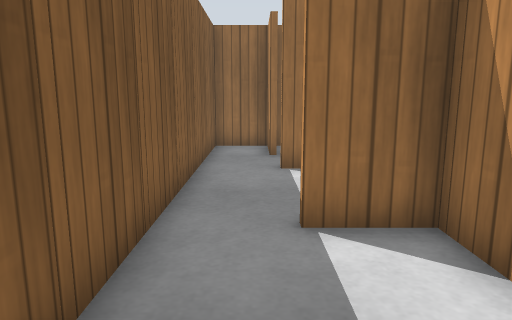
view 1 (above)

24 first-person views from a walk through a world built for the Gazebo simulator. The camera is 0.86 m above the floor, tilts 10° down and sees 70° across. The floor is counted in squares, 0.5 m on a side. Each view is taken from the middle of a square. On the plan, view 1 faces up. The plan holds only what a view shows up to about 17 squares ahead; the rest is blank. Simple patterns stand in for the simulator's built-in surfaces.

view 2
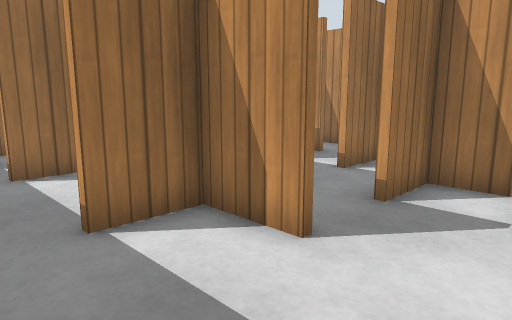

view 3
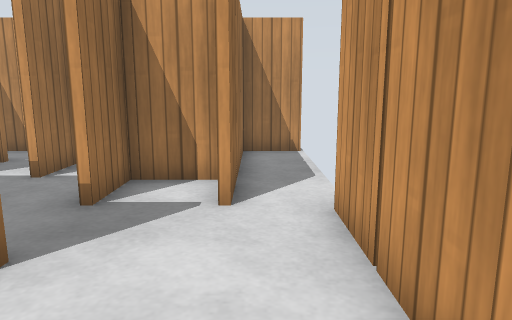

view 4
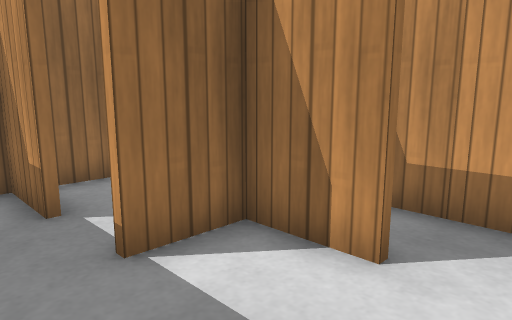

view 5
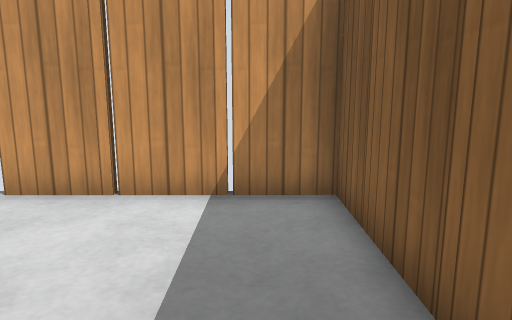

view 6
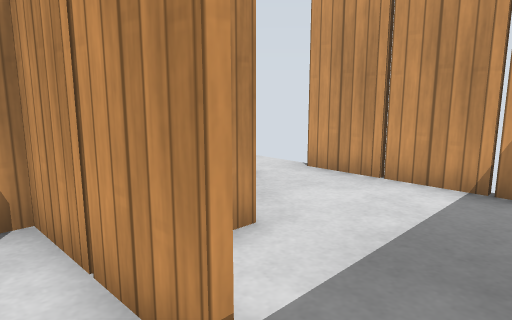

view 7
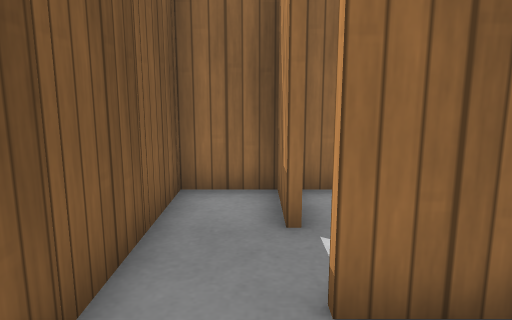

view 8
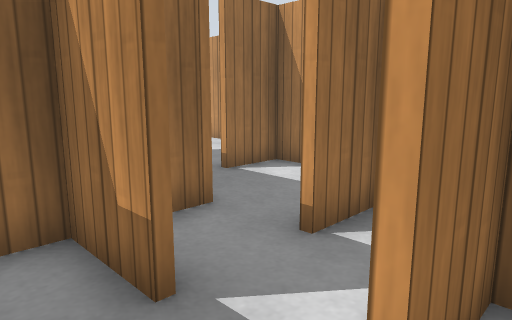

view 9
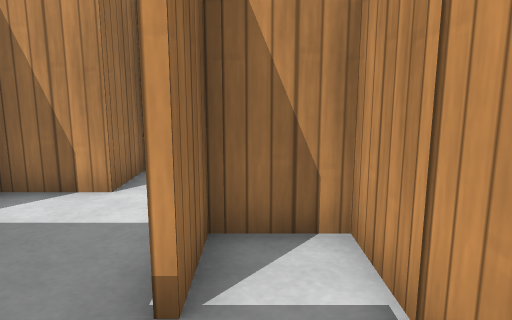

view 10
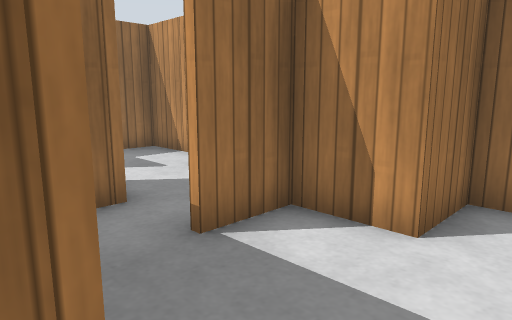

view 11
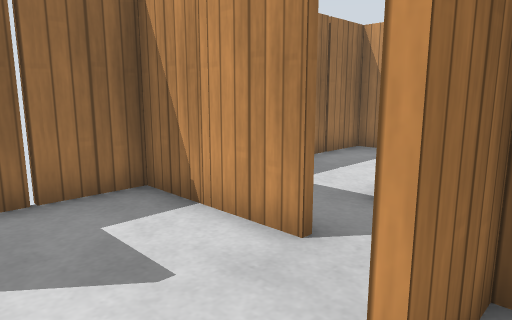

view 12
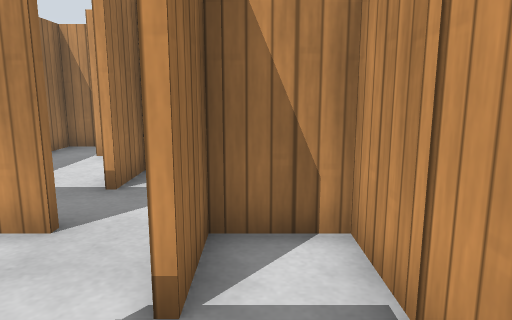

view 13
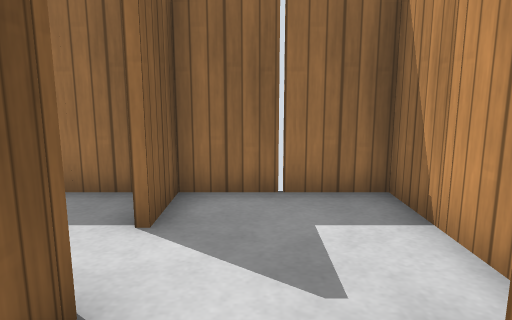

view 14
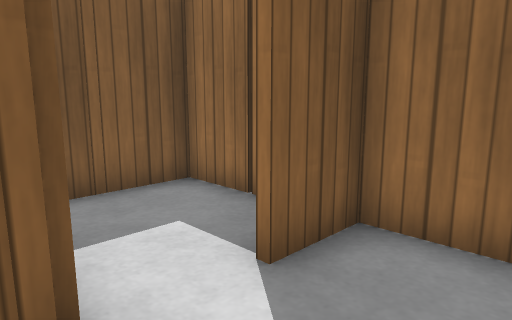

view 15
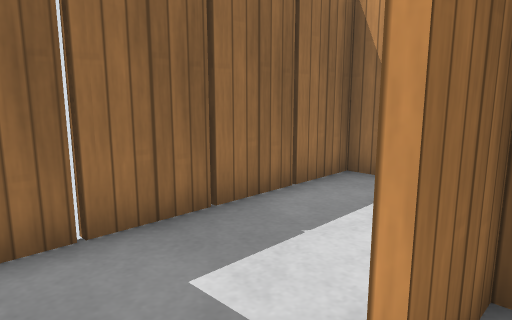

view 16
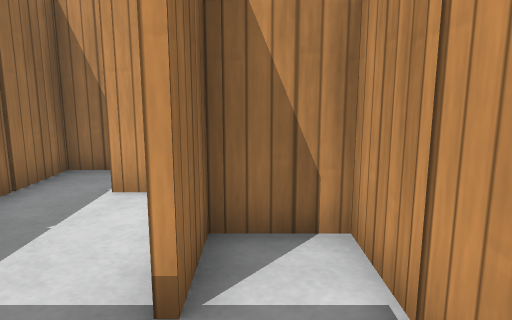

view 17
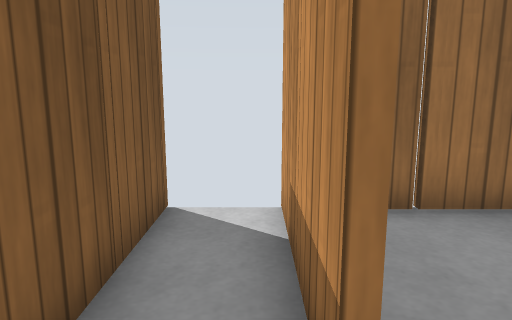

view 18
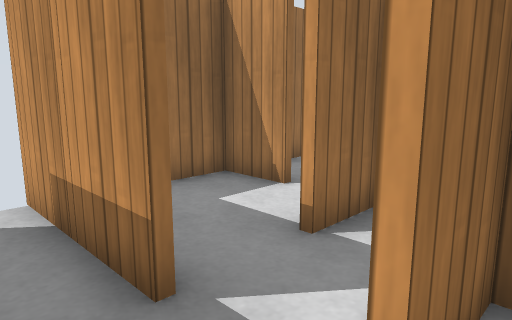

view 19
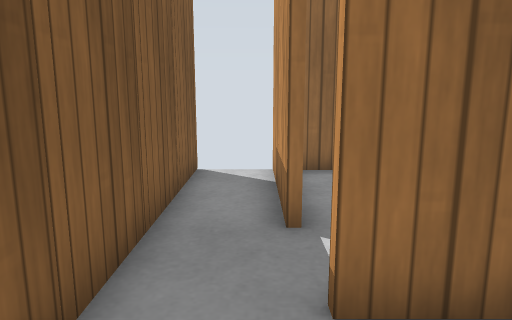

view 20
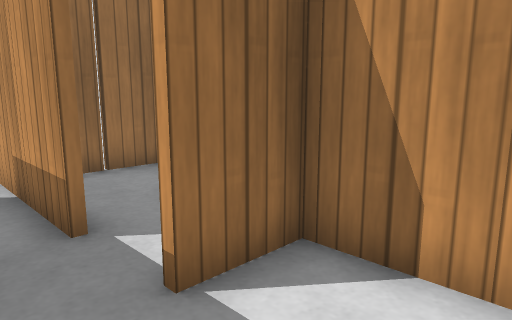

view 21
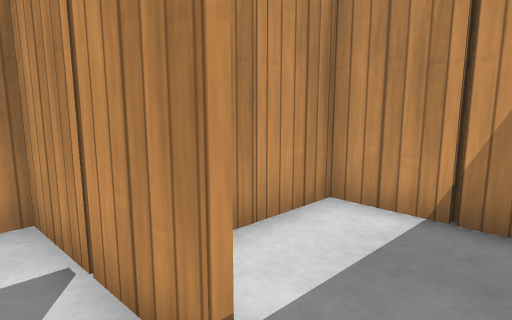

view 22
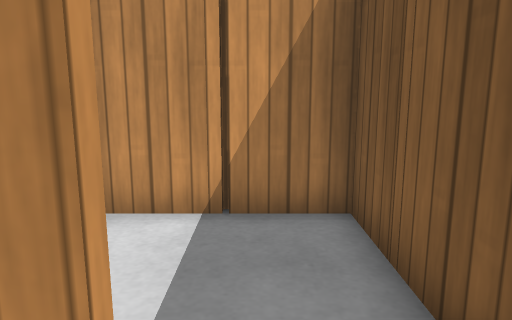

view 23
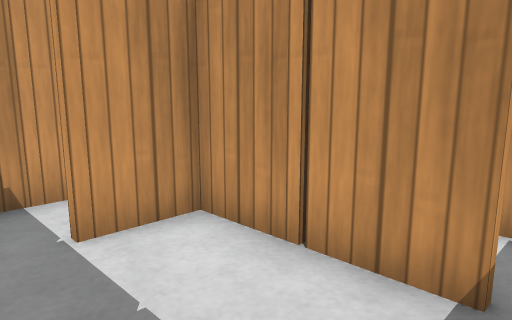

view 24
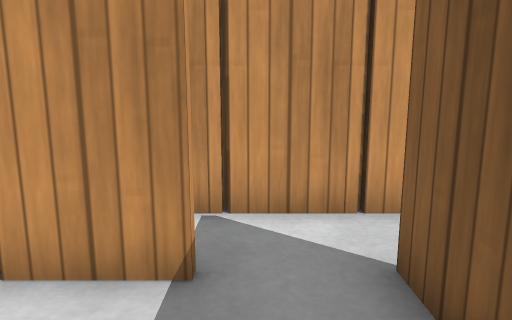

### Floor plan
Points are (right, up) in squares from view 1. A wall is a line through its corners. A room is listed if a view was taken in it or the views show most of it. See-through windows are left out.
Room 1 (views 1, 2, 3, 4, 5, 6, 7, 8, 9, 10)
walls: (2.4, 6.5) (2.4, 7.5); (0.5, 4.8) (4.4, 4.8) (4.4, 7.5); (2.5, 8.6) (0.5, 8.6); (1.5, 8.8) (4.4, 8.8) (4.4, 9.6); (2.4, 2.5) (2.4, 4.6) (0.5, 4.6); (0.4, 10.5) (0.4, 12.5); (4.5, 10.6) (2.5, 10.6); (6.5, 2.6) (4.5, 2.6); (8.2, 4.6) (6.5, 4.6); (1.6, 12.6) (-1.4, 12.6) (-1.4, -1.2) (4.5, -1.2)
ways out: opening at (1.5, 11.5) to room 2
objects: wooden post (-2, 1); wooden post (-2, 3); wooden post (-2, 5); wooden post (-2, 7); wooden post (-2, 9); wooden post (-2, 11); wooden post (1, -1); wooden post (1, 12); wooden post (3, -1); wooden post (3, 4); wooden post (3, 5); wooden post (3, 8); wooden post (3, 9); wooden post (5, 6); wooden post (7, 0) to (7, 1); wooden post (7, 2)
Room 2 (views 11, 12, 13, 14, 15, 16, 17, 18, 19, 20, 21, 22, 23, 24)
walls: (8.5, 12.6) (6.4, 12.6) (6.4, 13.5); (8.5, 16.6) (6.5, 16.6); (12.5, 18.6) (10.5, 18.6); (10.5, 18.8) (14.4, 18.8) (14.4, 19.6); (7.8, 16.8) (12.4, 16.8) (12.4, 17.6); (6.5, 14.6) (4.5, 14.6); (8.4, 18.5) (8.4, 22.4) (0.6, 22.4) (0.6, 20.5); (5.5, 14.8) (8.4, 14.8) (8.4, 15.6); (8.6, 19.6) (8.6, 18.5); (4.6, 16.6) (4, 16.6); (16.4, 20.5) (16.4, 22.4) (9.6, 22.4); (4.2, 18.6) (2.5, 18.6); (2.6, 12.6) (1.6, 12.6); (2.5, 16.6) (0.5, 16.6); (4.4, 20.5) (4.4, 22.5); (4.6, 22.5) (4.6, 20.5); (0.5, 16.8) (4.4, 16.8) (4.4, 17.2); (0.4, 18.5) (0.4, 22.5); (-1.4, 22.5) (-1.4, 12.8) (2.4, 12.8) (2.4, 15.5)
ways out: opening at (1.5, 11.5) to room 1; opening at (6.5, 11)
objects: wooden post (-2, 15); wooden post (-2, 17); wooden post (-2, 19); wooden post (-2, 21); wooden post (-2, 23) to (-1, 23); wooden post (0, 23); wooden post (1, 13); wooden post (1, 20); wooden post (3, 14); wooden post (3, 16); wooden post (3, 17); wooden post (3, 23); wooden post (5, 18); wooden post (7, 14); wooden post (7, 15); wooden post (7, 23); wooden post (9, 12); wooden post (9, 16); wooden post (9, 17); wooden post (9, 20); wooden post (11, 16); wooden post (11, 17); wooden post (11, 23); wooden post (13, 18); wooden post (13, 19); wooden post (13, 23); wooden post (15, 20); wooden post (15, 23); wooden post (17, 20)

Where each view was taken, in squares from view 1:
view 1: 0 up, 0 right, facing up
view 2: 0 up, 1 left, facing up-right
view 3: 0 up, 1 left, facing right
view 4: 5 up, 1 left, facing up-right
view 5: 5 up, 0 right, facing down
view 6: 6 up, 1 left, facing down-right
view 7: 6 up, 0 right, facing up
view 8: 8 up, 1 left, facing up-right
view 9: 10 up, 0 right, facing right
view 10: 11 up, 2 right, facing up-right
view 11: 16 up, 5 right, facing up-right
view 12: 16 up, 4 right, facing right
view 13: 16 up, 6 right, facing up
view 14: 18 up, 7 right, facing up-left
view 15: 18 up, 9 right, facing up-right
view 16: 18 up, 8 right, facing right
view 17: 17 up, 0 right, facing up
view 18: 16 up, 1 left, facing up-right
view 19: 14 up, 0 right, facing up
view 20: 14 up, 1 left, facing up-right
view 21: 18 up, 1 left, facing down-right
view 22: 18 up, 0 right, facing down
view 23: 22 up, 10 right, facing down-right
view 24: 22 up, 10 right, facing down
